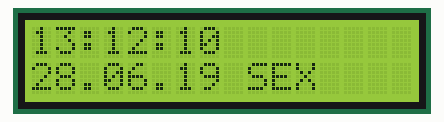
A sketch run on a simulated Arduino Uno, built with avr-gcc and run on an emulated ATmega328P. On the bench: 16×2 character LCD. Wiring (inferred from the names in the program): DS1307 clock at I2C address 0x68. The local clock reads 2024-03-15 10:24:30 at power-on unless the sketch sets it.

Above: at 0.1 s.
At 4.1 s:
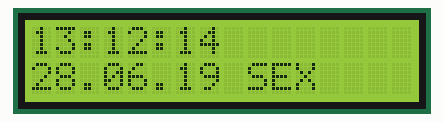
At 9.2 s:
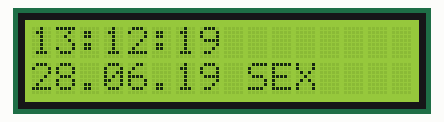
At 19.2 s:
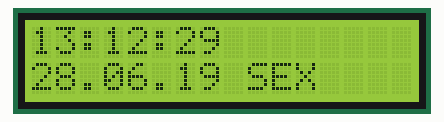
At 28.2 s:
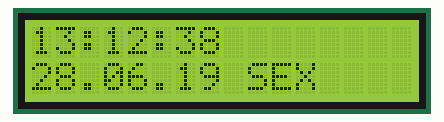
At 38.3 s:
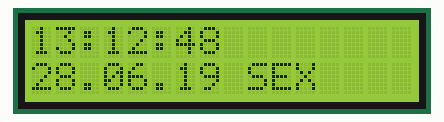

The sketch:

atualizar_horario.ino
```cpp
#include "Wire.h"
#include <LiquidCrystal.h>

#define DS1307_ADDRESS 0x68

// Inicializa o LCD
LiquidCrystal lcd(12, 11, 8, 7, 4, 2);

byte zero = 0x00;

void setup()
{
 // Define o LCD com 16 colunas e 2 linhas
 lcd.begin(16, 2);
 Wire.begin();
 Serial.begin(9600);
 // A linha abaixo pode ser retirada apos setar a data e hora
 SelecionaDataeHora();
}

void loop()
{
 Mostrarelogio();
 delay(1000);
}

void SelecionaDataeHora() // Seta a data e a hora do DS1307
{
 byte segundos = 10; // Valores de 0 a 59
 byte minutos = 12; // Valores de 0 a 59
 byte horas = 13; // Valores de 0 a 23
 byte diadasemana = 5; // Valores de 0 a 6 (0=Domingo, 1 = Segunda...)
 byte diadomes = 28; // Valores de 1 a 31
 byte mes = 6; // Valores de 1 a 12
 byte ano = 19; // Valores de 0 a 99
 Wire.beginTransmission(DS1307_ADDRESS);
 // Stop no CI para que o mesmo possa receber os dados
 Wire.write(zero);

 // As linhas abaixo escrevem no CI os valores de
 // data e hora que foram colocados nas variaveis acima
 Wire.write(ConverteParaBCD(segundos));
 Wire.write(ConverteParaBCD(minutos));
 Wire.write(ConverteParaBCD(horas));
 Wire.write(ConverteParaBCD(diadasemana));
 Wire.write(ConverteParaBCD(diadomes));
 Wire.write(ConverteParaBCD(mes));
 Wire.write(ConverteParaBCD(ano));
 Wire.write(zero); //Start no CI
 Wire.endTransmission();
}

byte ConverteParaBCD(byte val)
{
 // Converte o número de decimal para BCD
 return ( (val/10*16) + (val%10) );
}

byte ConverteparaDecimal(byte val)
{
 // Converte de BCD para decimal
 return ( (val/16*10) + (val%16) );
}

void Mostrarelogio()
{
 Wire.beginTransmission(DS1307_ADDRESS);
 Wire.write(zero);
 Wire.endTransmission();
 Wire.requestFrom(DS1307_ADDRESS, 7);
 int segundos = ConverteparaDecimal(Wire.read());
 int minutos = ConverteparaDecimal(Wire.read());
 int horas = ConverteparaDecimal(Wire.read() & 0b111111);
 int diadasemana = ConverteparaDecimal(Wire.read());
 int diadomes = ConverteparaDecimal(Wire.read());
 int mes = ConverteparaDecimal(Wire.read());
 int ano = ConverteparaDecimal(Wire.read());

 // Mostra a hora atual no display
 lcd.setCursor(0, 0);
 if (horas < 10){
  lcd.print("0");
 }
 lcd.print(horas);
 lcd.print(":");
 if (minutos < 10){
  lcd.print("0");
 }
 lcd.print(minutos);
 lcd.print(":");
 if (segundos < 10){
  lcd.print("0");
 }
 lcd.print(segundos);

 // Mostra a data atual no display
 lcd.setCursor(0, 1);
 //lcd.print("Data : ");
 if (diadomes < 10){
  lcd.print("0");
 }
 lcd.print(diadomes);
 lcd.print(".");
 if (mes < 10){
  lcd.print("0");
 }
 lcd.print(mes);
 lcd.print(".");
 lcd.print(ano);

 //Mostra o dia da semana no display
 lcd.print(" ");
 switch(diadasemana)
 {
 case 0:lcd.print("DOM");
 break;
 case 1:lcd.print("SEG");
 break;
 case 2:lcd.print("TER");
 break;
 case 3:lcd.print("QUA");
 break;
 case 4:lcd.print("QUI");
 break;
 case 5:lcd.print("SEX");
 break;
 case 6:lcd.print("SAB");
 }
}
```

Measured:
- what the display in image 1 shows lasts 1.0 s, from 4.1 s to 5.1 s
